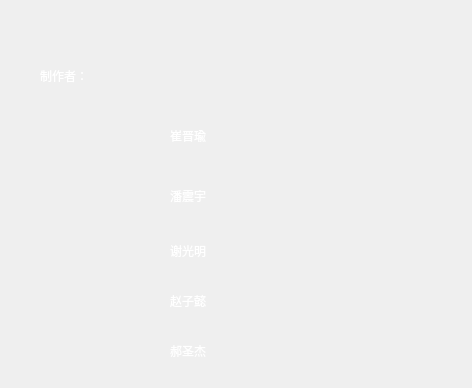
<?xml version="1.0" encoding="UTF-8"?>
<ui version="4.0">
 <class>about</class>
 <widget class="QDialog" name="about">
  <property name="geometry">
   <rect>
    <x>0</x>
    <y>0</y>
    <width>472</width>
    <height>388</height>
   </rect>
  </property>
  <property name="windowTitle">
   <string>Dialog</string>
  </property>
  <property name="styleSheet">
   <string notr="true">#about{
background:url(:/new/prefix1/timg.jpg)
}</string>
  </property>
  <widget class="QLabel" name="label">
   <property name="geometry">
    <rect>
     <x>170</x>
     <y>100</y>
     <width>361</width>
     <height>71</height>
    </rect>
   </property>
   <property name="styleSheet">
    <string notr="true">font: 25 30pt &quot;微软雅黑 Light&quot;;
color:white</string>
   </property>
   <property name="text">
    <string>崔晋瑜</string>
   </property>
  </widget>
  <widget class="QLabel" name="label_2">
   <property name="geometry">
    <rect>
     <x>170</x>
     <y>170</y>
     <width>231</width>
     <height>51</height>
    </rect>
   </property>
   <property name="styleSheet">
    <string notr="true">font: 25 30pt &quot;微软雅黑 Light&quot;;
color:white</string>
   </property>
   <property name="text">
    <string>潘震宇</string>
   </property>
  </widget>
  <widget class="QLabel" name="label_3">
   <property name="geometry">
    <rect>
     <x>170</x>
     <y>220</y>
     <width>161</width>
     <height>61</height>
    </rect>
   </property>
   <property name="styleSheet">
    <string notr="true">font: 25 30pt &quot;微软雅黑 Light&quot;;
color:white</string>
   </property>
   <property name="text">
    <string>谢光明</string>
   </property>
  </widget>
  <widget class="QLabel" name="label_4">
   <property name="geometry">
    <rect>
     <x>40</x>
     <y>30</y>
     <width>371</width>
     <height>91</height>
    </rect>
   </property>
   <property name="styleSheet">
    <string notr="true">font: 25 38pt &quot;微软雅黑 Light&quot;;
color:white</string>
   </property>
   <property name="text">
    <string>制作者：</string>
   </property>
  </widget>
  <widget class="QLabel" name="label_5">
   <property name="geometry">
    <rect>
     <x>170</x>
     <y>270</y>
     <width>161</width>
     <height>61</height>
    </rect>
   </property>
   <property name="styleSheet">
    <string notr="true">font: 25 30pt &quot;微软雅黑 Light&quot;;
color:white</string>
   </property>
   <property name="text">
    <string>赵子懿</string>
   </property>
  </widget>
  <widget class="QLabel" name="label_6">
   <property name="geometry">
    <rect>
     <x>170</x>
     <y>320</y>
     <width>161</width>
     <height>61</height>
    </rect>
   </property>
   <property name="styleSheet">
    <string notr="true">font: 25 30pt &quot;微软雅黑 Light&quot;;
color:white</string>
   </property>
   <property name="text">
    <string>郝圣杰</string>
   </property>
  </widget>
 </widget>
 <resources/>
 <connections/>
</ui>
